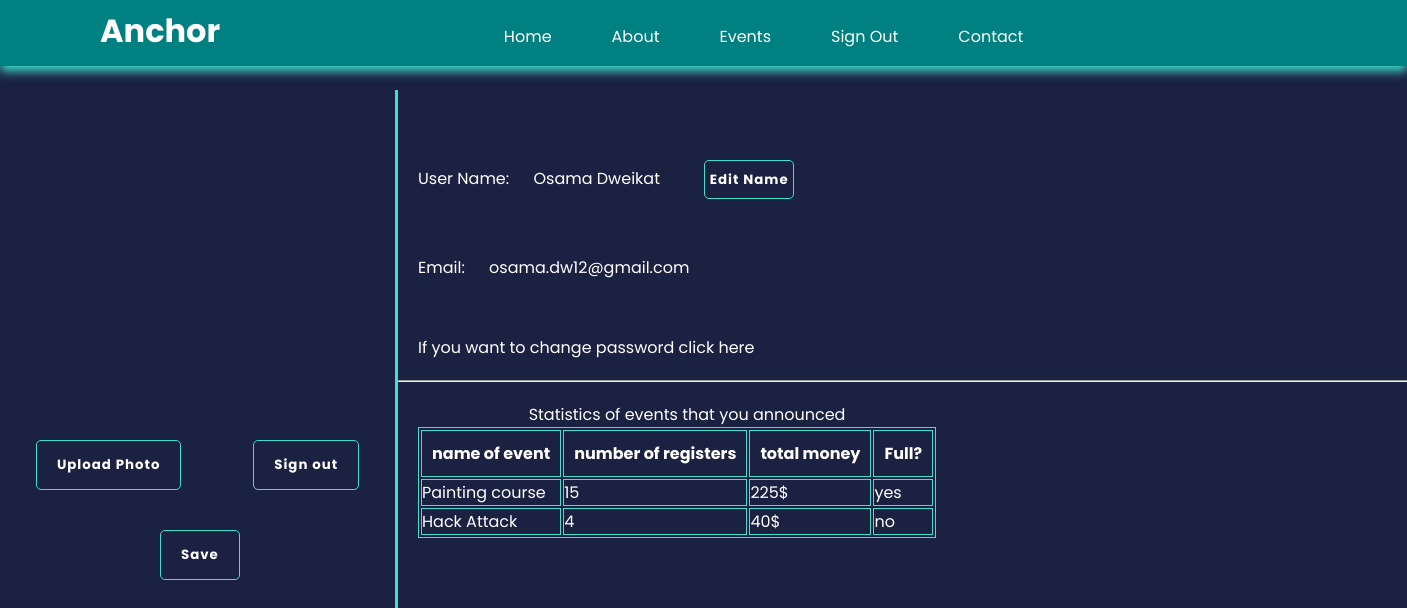
The app's page /Anchor-master/Anchor-master/ProfilePic.php (signed in) with its own data.
### tables this page shows
CREATE TABLE `event` (
  `Id` int(11) NOT NULL,
  `EventName` text NOT NULL,
  `NumberOfParticipants` int(11) NOT NULL,
  `MaxNumberOfParticipant` int(11) NOT NULL,
  `EventPic` text NOT NULL,
  `EventDescription` text NOT NULL,
  `EventPrice` int(11) NOT NULL,
  `Type` text NOT NULL,
  `accountNum` int(11) NOT NULL,
  `isdeleted` int(11) NOT NULL
);

### Anchor-master/Anchor-master/ProfilePic.php (the view, shortened to what this page needs)
<!DOCTYPE html>
<html lang="en">
<head>
    <link rel="stylesheet" href="ProfilePic.css">
</head>
<body>
        <header class="sticky">
            <a href="#" class="logo">Anchor</a>
            <ul class="nav">
                <li><a href="UserInterface.php#home">Home</a></li>
                <li><a href="UserInterface.php#about">About</a></li>
                <li><a href="UserInterface.php#events">Events</a></li>
                <li><a href="SignIn.php">Sign Out</a></li>
                <li><a href="UserInterface.php#contact">Contact</a></li>
            </ul>
        </header>
        <article>
                <div class="content">
                    <img src="<?php echo $_SESSION['profpic'];?>" id="imgch" alt="ProfPic" class="imgup">
                    <div class="buttons">
                        <button class="select-image" onclick="change()"> Upload Photo</button>
                        <button onclick="">Sign out</button>
                    </div>
                    <form method="post">
                    <button type="submit" name="update" >Save</button>
                    </form>
                </div>
                <div class="information" style="width: 100%">
                    <div class="space">
                        <div>
                            <span>User Name: </span>
                            <span> <?php echo $_SESSION['Fname'] . " " . $_SESSION['Lname'] ;?></span>
                            <button id="button" ">Edit Name</button>
                        </div>
                        <div>
                            <span>Email: </span>
                            <span> <?php echo $_SESSION['email']  ;?></span>
                        </div>
                        <div class="hov">
                            <span id="changePass">If you want to change password click here</span>
                        </div>
                    </div>
                    <hr style="width: 100%; margin-top: 20px ;margin-bottom: 20px">
                    <div class="statics">
                        <table class="table">
                            <caption>Statistics of events that you announced</caption>
                            <tr>
                                <th>name of event</th>
                                <th>number of registers</th>
                                <th>total money</th>
                                <th>Full?</th>
                            </tr>
                            <?php
                            $db=new mysqli('localhost','root','','Anchor');
                            $qryString="select * from Event where Event.accountNum='".$_SESSION['idaccount']."'" ;
                            $res=$db->query($qryString);
                            while ($row= $res->fetch_assoc())
                            {
                             ?>
                                <tr>
                                    <td> <?php echo $row['EventName'];?> </td>
                                    <td> <?php echo $row['NumberOfParticipants'];?> </td>
                                    <td> <?php echo $row['EventPrice']*$row['NumberOfParticipants'] . '$';?> </td>
                                    <td> <?php if ($row['NumberOfParticipants']==$row['MaxNumberOfParticipant']) echo "yes";else echo "no"; ?> </td>
                                </tr>
                            <?php
                            }
                            ?>
                        </table>
                    </div>
                </div>
        </article>
</body>
</html>

### Anchor-master/Anchor-master/ProfilePic.css (style rules this page uses)
* { margin: 0; padding: 0; box-sizing: border-box; font-family: 'Poppins' , sans-serif; }
body { background-color: #1b2141; }
header { position: fixed; top:0; left: 0; width: 100%; padding: 7px 100px; display:flex ; justify-content: space-between; align-items: baseline; z-index: 1000; transition: 0.5s; }
.sticky { background-color: teal; box-shadow: 0 5px 10px turquoise; }
header .logo { position: relative; color: white; text-decoration: none; font-size: 2em; font-weight: 700; }
header .nav { display: flex; justify-content: center; align-items: center; }
header ul li { list-style: none; margin: 10px; }
header ul li a { color: white; text-decoration: none; padding: 10px 20px; border-radius: 5px; }
article { display: flex; flex-direction: row; padding: 0; margin-top: 90px; }
article .content { display: flex; flex-direction: column ; width: 30%; justify-content: space-between; height: 650px; border-right: turquoise solid 3px; }
article .content img { min-width: 345px; min-height: 330px; max-width: 345px; max-height: 330px; border-radius: 50%; margin-left:50px ; }
article .content .buttons { display: flex; justify-content: space-around; height: calc(650px - 400px); }
article .content .buttons button { display: inline-block; background-color: #1b2141; padding: 10px 20px; margin: 20px 0; border: 1px solid turquoise; font-weight: 700; border-radius: 5px; color: #ffffff; letter-spacing: 1px; height: 50px; }
article .content form button { display: flex; justify-content: space-around; height: calc(650px - 400px); }
article .content form button { display: inline-block; background-color: #1b2141; padding: 10px 20px; margin-left: 160px; margin-bottom: 160px; border: 1px solid turquoise; font-weight: 700; border-radius: 5px; color: #ffffff; letter-spacing: 1px; height: 50px; }
article .information { display: flex; flex-direction: column; }
article .information .space { width: 1017px; margin-top: 70px; margin-left: 20px; height: 200px; display: flex; flex-direction: column; justify-content: space-between; }
article .information .space div span { color: white; margin-right: 20px; }
article .information .space div button { display: inline-block; background-color: #1b2141; margin-left: 20px ; border: 1px solid turquoise; font-weight: 700; border-radius: 5px; color: #ffffff; letter-spacing: 1px; width: 90px; height: 39px; }
article .information .statics .table caption { color: white; margin-left: 20px; }
article .information .statics .table tr th { color: white !important; padding: 10px; }
table, th, td { color: white !important; border: 1px solid turquoise; }
table { margin-left: 20px; }

### records on screen
event: EventName "Painting course", NumberOfParticipants "15", $row['EventPrice']*$row['NumberOfParticipants'] "225", MaxNumberOfParticipant "yes"
event: EventName "Hack Attack", NumberOfParticipants "4", $row['EventPrice']*$row['NumberOfParticipants'] "40", MaxNumberOfParticipant "no"

### other values on screen
$_SESSION['Fname'] "Osama"
$_SESSION['Lname'] "Dweikat"
$_SESSION['email'] "osama.dw12@gmail.com"
